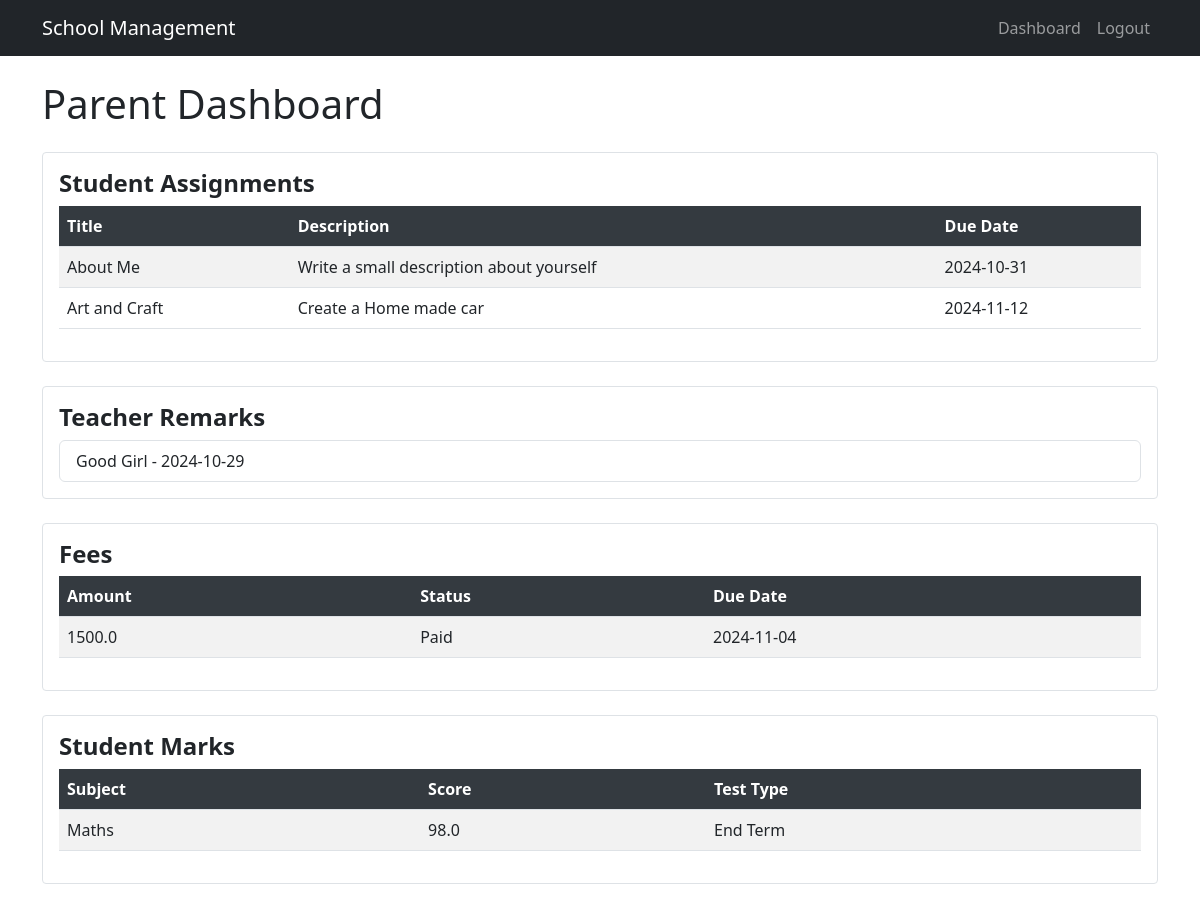
Page /parent_dashboard (signed in) on the earlier database version.
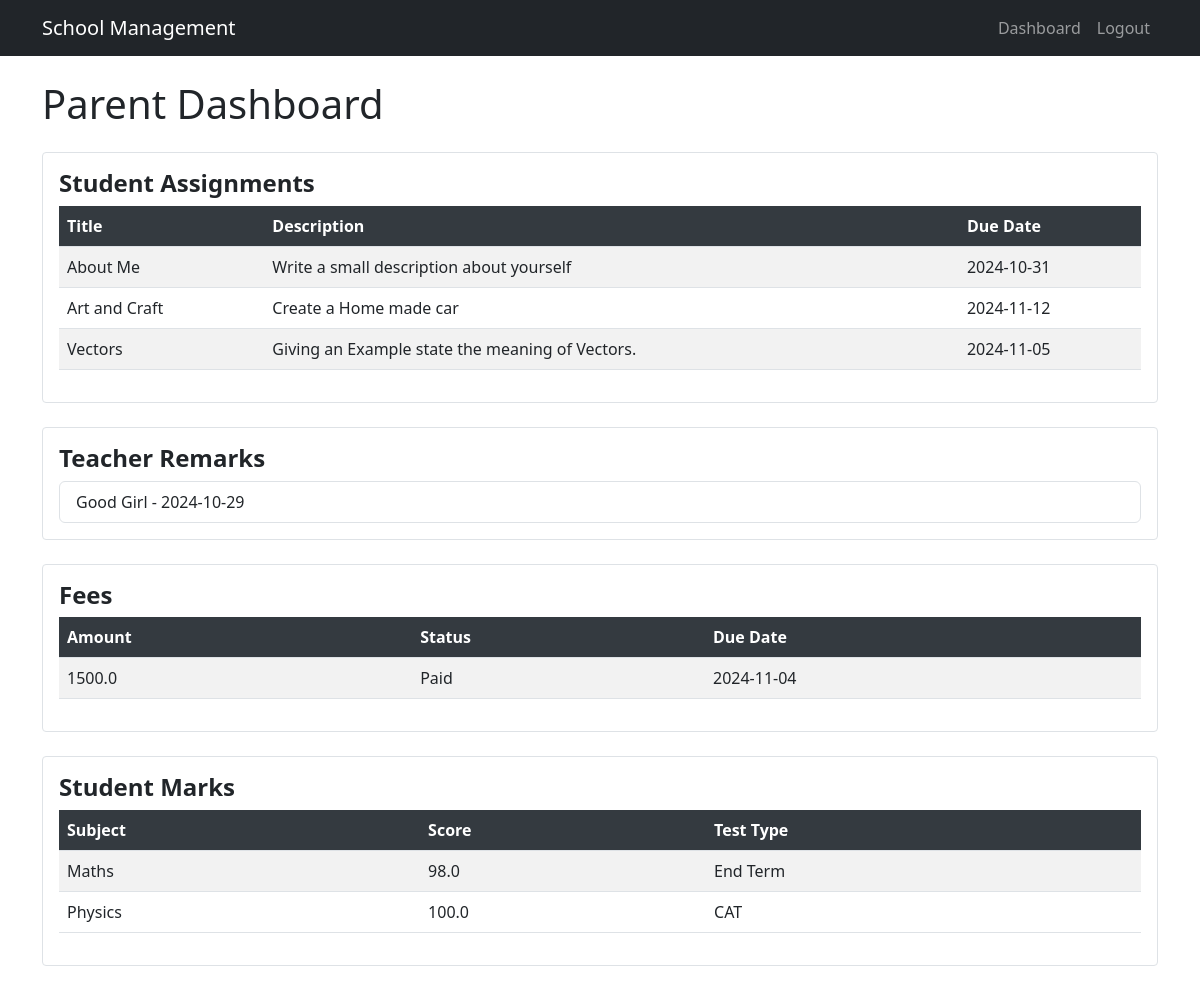
Same page on the later database version.
### models.py (models this page shows)
class Assignment(db.Model):
    id = db.Column(db.Integer, primary_key=True)
    title = db.Column(db.String(150), nullable=False)
    description = db.Column(db.Text, nullable=False)
    due_date = db.Column(db.Date, nullable=False)
    teacher_id = db.Column(db.Integer, db.ForeignKey('teacher.id'), nullable=False)
    student_id = db.Column(db.Integer, db.ForeignKey('student.id'), nullable=True)  # For individual or all students
    student = db.relationship('Student', backref='assignments', lazy=True)

class Remark(db.Model):
    id = db.Column(db.Integer, primary_key=True)
    student_id = db.Column(db.Integer, db.ForeignKey('student.id'), nullable=False)
    teacher_id = db.Column(db.Integer, db.ForeignKey('teacher.id'), nullable=False)
    text = db.Column(db.Text, nullable=False)
    created_at = db.Column(db.DateTime, default=datetime.utcnow)

class Fee(db.Model):
    id = db.Column(db.Integer, primary_key=True)
    student_id = db.Column(db.Integer, db.ForeignKey('student.id'), nullable=False)
    amount_due = db.Column(db.Float, nullable=False)
    amount_paid = db.Column(db.Float, default=0.0)
    due_date = db.Column(db.Date, nullable=False)
    status = db.Column(db.String(20), default="Pending")  # Status options: Pending, Paid, Overdue
    student = db.relationship('Student', back_populates='fees')

class Mark(db.Model):
    id = db.Column(db.Integer, primary_key=True)
    student_id = db.Column(db.Integer, db.ForeignKey('student.id'), nullable=False)
    teacher_id = db.Column(db.Integer, db.ForeignKey('teacher.id'), nullable=False)
    subject = db.Column(db.String(100), nullable=False)  # Subject for the marks
    score = db.Column(db.Float, nullable=False)  # The marks scored by the student
    test_type = db.Column(db.String(20), nullable=False)  # Assignment, CAT, or End Term
    created_at = db.Column(db.DateTime, default=datetime.utcnow)
    student = db.relationship('Student', backref='marks')
    teacher = db.relationship('Teacher', backref='marks')

### app.py (the view)
@app.route('/parent_dashboard')
@login_required
def parent_dashboard():
    if current_user.role != 'Parent':
        flash("Unauthorized access.", 'danger')
        return redirect(url_for('dashboard'))
    parent = Parent.query.filter_by(user_id=current_user.id).first()
    if not parent:
        flash('No parent found for this user.', 'info')
        return render_template('parent_dashboard.html', assignments=[], remarks=[], fees=[], marks=[])
    students = parent.students  # This will now return all students linked to the parent
    if not students:
        flash('No students found for this parent.', 'info')
        return render_template('parent_dashboard.html', assignments=[], remarks=[], fees=[], marks=[])
    assignments = Assignment.query.filter(Assignment.student_id.in_([student.id for student in students])).all()
    remarks = Remark.query.filter(Remark.student_id.in_([student.id for student in students])).all()
    fees = Fee.query.filter(Fee.student_id.in_([student.id for student in students])).all()
    marks = Mark.query.filter(Mark.student_id.in_([student.id for student in students])).all()
    return render_template('parent_dashboard.html', assignments=assignments, remarks=remarks, fees=fees, marks=marks)

### app.py (called while the page is built)
@login_manager.user_loader
def load_user(user_id):
    return User.query.get(int(user_id))

### templates/parent_dashboard.html
{% extends "base.html" %}
{% block content %}
<h1>Parent Dashboard</h1>
<div class="card my-4">
    <div class="card-body">
        <h5 class="card-title">Student Assignments</h5>
        <table class="table table-striped">
            <thead>
                <tr>
                    <th>Title</th>
                    <th>Description</th>
                    <th>Due Date</th>
                </tr>
            </thead>
            <tbody>
                {% for assignment in assignments %}
                <tr>
                    <td>{{ assignment.title }}</td>
                    <td>{{ assignment.description }}</td>
                    <td>{{ assignment.due_date }}</td>
                </tr>
                {% else %}
                <tr>
                    <td colspan="3">No assignments found.</td>
                </tr>
                {% endfor %}
            </tbody>
        </table>
    </div>
</div>
<div class="card my-4">
    <div class="card-body">
        <h5 class="card-title">Teacher Remarks</h5>
        <ul class="list-group">
            {% for remark in remarks %}
            <li class="list-group-item">{{ remark.text }} - {{ remark.created_at.strftime('%Y-%m-%d') }}</li>
            {% else %}
            <li class="list-group-item">No remarks available.</li>
            {% endfor %}
        </ul>
    </div>
</div>
<div class="card my-4">
    <div class="card-body">
        <h5 class="card-title">Fees</h5>
        <table class="table table-striped">
            <thead>
                <tr>
                    <th>Amount</th>
                    <th>Status</th>
                    <th>Due Date</th>
                </tr>
            </thead>
            <tbody>
                {% for fee in fees %}
                <tr>
                    <td>{{ fee.amount_due }}</td>
                    <td>{{ fee.status }}</td>
                    <td>{{ fee.due_date }}</td>
                </tr>
                {% else %}
                <tr>
                    <td colspan="3">No fee records found.</td>
                </tr>
                {% endfor %}
            </tbody>
        </table>
    </div>
</div>
<div class="card my-4">
    <div class="card-body">
        <h5 class="card-title">Student Marks</h5>
        <table class="table table-striped">
            <thead>
                <tr>
                    <th>Subject</th>
                    <th>Score</th>
                    <th>Test Type</th>
                </tr>
            </thead>
            <tbody>
                {% for mark in marks %}
                <tr>
                    <td>{{ mark.subject }}</td>
                    <td>{{ mark.score }}</td>
                    <td>{{ mark.test_type }}</td>
                </tr>
                {% else %}
                <tr>
                    <td colspan="3">No marks available.</td>
                </tr>
                {% endfor %}
            </tbody>
        </table>
    </div>
</div>
{% endblock %}

### templates/base.html (shortened to what this page needs)
<!DOCTYPE html>
<html lang="en">
<head>
    <link href="https://cdn.jsdelivr.net/npm/bootstrap@5.3.0/dist/css/bootstrap.min.css" rel="stylesheet">
    <link rel="stylesheet" href="{{ url_for('static', filename='css/styles.css') }}">
    <link rel="stylesheet" href="https://cdn.jsdelivr.net/npm/sweetalert2@11/dist/sweetalert2.min.css">
</head>
<body>
    <nav class="navbar navbar-expand-lg navbar-dark bg-dark">
        <div class="container">
            <a class="navbar-brand" href="#">School Management</a>
            <div class="collapse navbar-collapse" id="navbarNav">
                <ul class="navbar-nav ms-auto">
                    <li class="nav-item">
                        <a class="nav-link" href="{{ url_for('dashboard') }}">Dashboard</a>
                    </li>
                    <li class="nav-item">
                        <a class="nav-link" href="{{ url_for('logout') }}">Logout</a>
                    </li>
                </ul>
            </div>
        </div>
    </nav>
    <div class="container mt-4">
        {% block content %}{% endblock %}
    </div>
</body>
</html>

### static/css/styles.css (style rules this page uses)
body { background-image: url('https://www.google.com/imgres?q=school%20system%20app%20photo&imgurl=https%3A%2F%2Fplay-lh.googleusercontent.com%2FINY4vfQNUb6DmvSAmEDqcZAJzYbDkPa9WORf0AdZMeJQDBXkPeQypC-25Cl1Rc1XLzA&imgrefurl=https%3A%2F%2Fplay.google.com%2Fstore%2Fapps%2Fdetails%3Fid%3Dcom.hqdevs.schoolmanagementsystem&docid=PrWwHpFDAr4cVM&tbnid=5BcaoSgh3Q4KmM&vet=12ahUKEwixr5SCt7OJAxUb9wIHHd3cItQQM3oECCoQAA..i&w=512&h=512&hcb=2&ved=2ahUKEwixr5SCt7OJAxUb9wIHHd3cItQQM3oECCoQAA'); background-size: cover; background-position: center; }
.card { border: 1px solid #dee2e6; border-radius: 0.25rem; }
.card-title { font-size: 1.5rem; font-weight: bold; }
.table th { background-color: #343a40; color: white; }
.table-striped tbody tr:nth-of-type(odd) { background-color: #f2f2f2; }

Differences in the rows shown:
added Assignment: title "Vectors", description "Giving an Example state the meaning of Vectors.", due_date "2024-11-05"
added Mark: subject "Physics", score "100.0", test_type "CAT"
